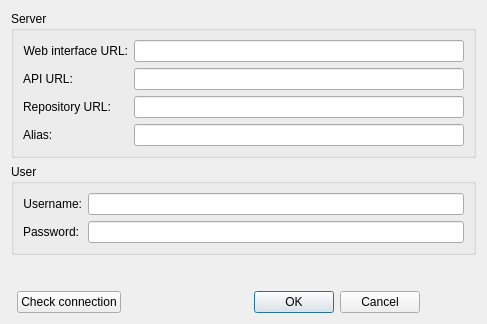
<?xml version="1.0" encoding="UTF-8"?>
<ui version="4.0">
 <class>obsServerConfigDialog</class>
 <widget class="QDialog" name="obsServerConfigDialog">
  <property name="geometry">
   <rect>
    <x>0</x>
    <y>0</y>
    <width>487</width>
    <height>293</height>
   </rect>
  </property>
  <property name="windowTitle">
   <string>OBS Server Configuration</string>
  </property>
  <property name="locale">
   <locale language="English" country="UnitedStates"/>
  </property>
  <property name="modal">
   <bool>true</bool>
  </property>
  <layout class="QGridLayout" name="gridLayout">
   <item row="5" column="2">
    <widget class="QDialogButtonBox" name="obsServerConfigButtonBox">
     <property name="orientation">
      <enum>Qt::Horizontal</enum>
     </property>
     <property name="standardButtons">
      <set>QDialogButtonBox::Cancel|QDialogButtonBox::Ok</set>
     </property>
    </widget>
   </item>
   <item row="4" column="1">
    <spacer name="verticalSpacer_2">
     <property name="orientation">
      <enum>Qt::Vertical</enum>
     </property>
     <property name="sizeType">
      <enum>QSizePolicy::Fixed</enum>
     </property>
     <property name="sizeHint" stdset="0">
      <size>
       <width>20</width>
       <height>10</height>
      </size>
     </property>
    </spacer>
   </item>
   <item row="0" column="0" colspan="4">
    <widget class="QGroupBox" name="obsServerGroupBox">
     <property name="sizePolicy">
      <sizepolicy hsizetype="Preferred" vsizetype="Fixed">
       <horstretch>0</horstretch>
       <verstretch>0</verstretch>
      </sizepolicy>
     </property>
     <property name="title">
      <string>Server</string>
     </property>
     <property name="flat">
      <bool>false</bool>
     </property>
     <property name="checkable">
      <bool>false</bool>
     </property>
     <layout class="QFormLayout" name="formLayout">
      <property name="fieldGrowthPolicy">
       <enum>QFormLayout::ExpandingFieldsGrow</enum>
      </property>
      <item row="0" column="0">
       <widget class="QLabel" name="serverWebInterfaceLabel">
        <property name="text">
         <string>Web interface URL:</string>
        </property>
        <property name="alignment">
         <set>Qt::AlignRight|Qt::AlignTrailing|Qt::AlignVCenter</set>
        </property>
       </widget>
      </item>
      <item row="0" column="1">
       <widget class="QLineEdit" name="serverWebUrlLineEdit">
        <property name="minimumSize">
         <size>
          <width>15</width>
          <height>0</height>
         </size>
        </property>
       </widget>
      </item>
      <item row="1" column="0">
       <widget class="QLabel" name="serverApiLabel">
        <property name="text">
         <string>API URL:</string>
        </property>
       </widget>
      </item>
      <item row="1" column="1">
       <widget class="QLineEdit" name="serverApiLineEdit"/>
      </item>
      <item row="2" column="0">
       <widget class="QLabel" name="serverRepositoryLabel">
        <property name="text">
         <string>Repository URL:</string>
        </property>
       </widget>
      </item>
      <item row="2" column="1">
       <widget class="QLineEdit" name="serverRepoLineEdit"/>
      </item>
      <item row="3" column="0">
       <widget class="QLabel" name="serverAliasLabel">
        <property name="text">
         <string>Alias:</string>
        </property>
       </widget>
      </item>
      <item row="3" column="1">
       <widget class="QLineEdit" name="serverAliasLineEdit"/>
      </item>
     </layout>
    </widget>
   </item>
   <item row="2" column="0" colspan="4">
    <widget class="QGroupBox" name="obsUserGroupBox">
     <property name="sizePolicy">
      <sizepolicy hsizetype="Preferred" vsizetype="Fixed">
       <horstretch>0</horstretch>
       <verstretch>0</verstretch>
      </sizepolicy>
     </property>
     <property name="layoutDirection">
      <enum>Qt::LeftToRight</enum>
     </property>
     <property name="title">
      <string>User</string>
     </property>
     <property name="checkable">
      <bool>false</bool>
     </property>
     <layout class="QFormLayout" name="formLayout_2">
      <item row="0" column="1">
       <widget class="QLineEdit" name="usernameLineEdit">
        <property name="echoMode">
         <enum>QLineEdit::Normal</enum>
        </property>
       </widget>
      </item>
      <item row="1" column="1">
       <widget class="QLineEdit" name="passwordLineEdit">
        <property name="echoMode">
         <enum>QLineEdit::Password</enum>
        </property>
       </widget>
      </item>
      <item row="0" column="0">
       <widget class="QLabel" name="usernameLabel">
        <property name="text">
         <string>Username:</string>
        </property>
        <property name="alignment">
         <set>Qt::AlignRight|Qt::AlignTrailing|Qt::AlignVCenter</set>
        </property>
       </widget>
      </item>
      <item row="1" column="0">
       <widget class="QLabel" name="passwordLabel">
        <property name="text">
         <string>Password:</string>
        </property>
        <property name="alignment">
         <set>Qt::AlignRight|Qt::AlignTrailing|Qt::AlignVCenter</set>
        </property>
       </widget>
      </item>
     </layout>
    </widget>
   </item>
   <item row="3" column="3">
    <widget class="QLabel" name="connectionStatusLabel">
     <property name="minimumSize">
      <size>
       <width>50</width>
       <height>0</height>
      </size>
     </property>
     <property name="text">
      <string/>
     </property>
     <property name="buddy">
      <cstring></cstring>
     </property>
    </widget>
   </item>
   <item row="5" column="1">
    <widget class="QPushButton" name="checkConnectionButton">
     <property name="text">
      <string>Check connection</string>
     </property>
    </widget>
   </item>
  </layout>
 </widget>
 <resources/>
 <connections>
  <connection>
   <sender>obsServerConfigButtonBox</sender>
   <signal>accepted()</signal>
   <receiver>obsServerConfigDialog</receiver>
   <slot>accept()</slot>
   <hints>
    <hint type="sourcelabel">
     <x>248</x>
     <y>254</y>
    </hint>
    <hint type="destinationlabel">
     <x>157</x>
     <y>274</y>
    </hint>
   </hints>
  </connection>
  <connection>
   <sender>obsServerConfigButtonBox</sender>
   <signal>rejected()</signal>
   <receiver>obsServerConfigDialog</receiver>
   <slot>reject()</slot>
   <hints>
    <hint type="sourcelabel">
     <x>316</x>
     <y>260</y>
    </hint>
    <hint type="destinationlabel">
     <x>286</x>
     <y>274</y>
    </hint>
   </hints>
  </connection>
 </connections>
</ui>
